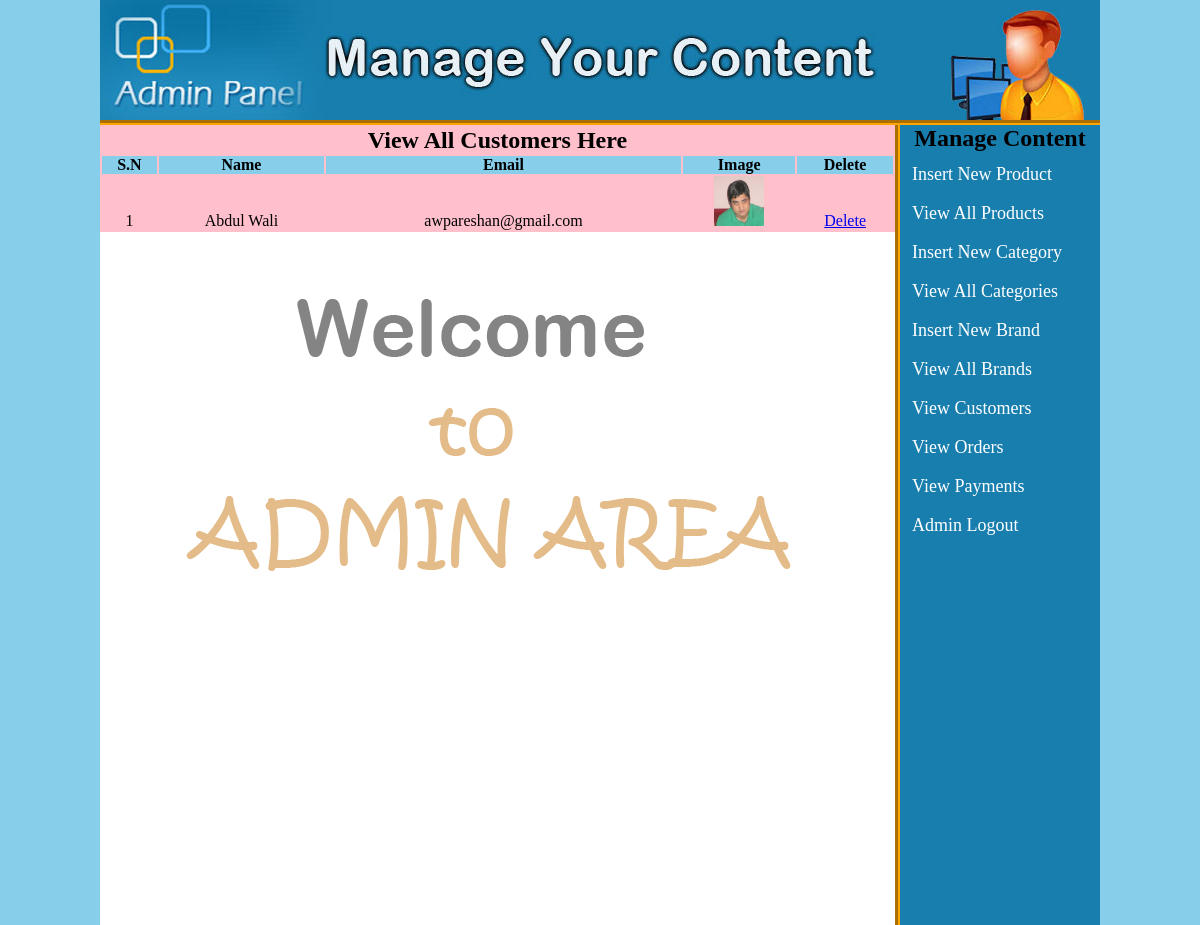
The app's page /admin_area/index.php?view_customers (signed in), older data.
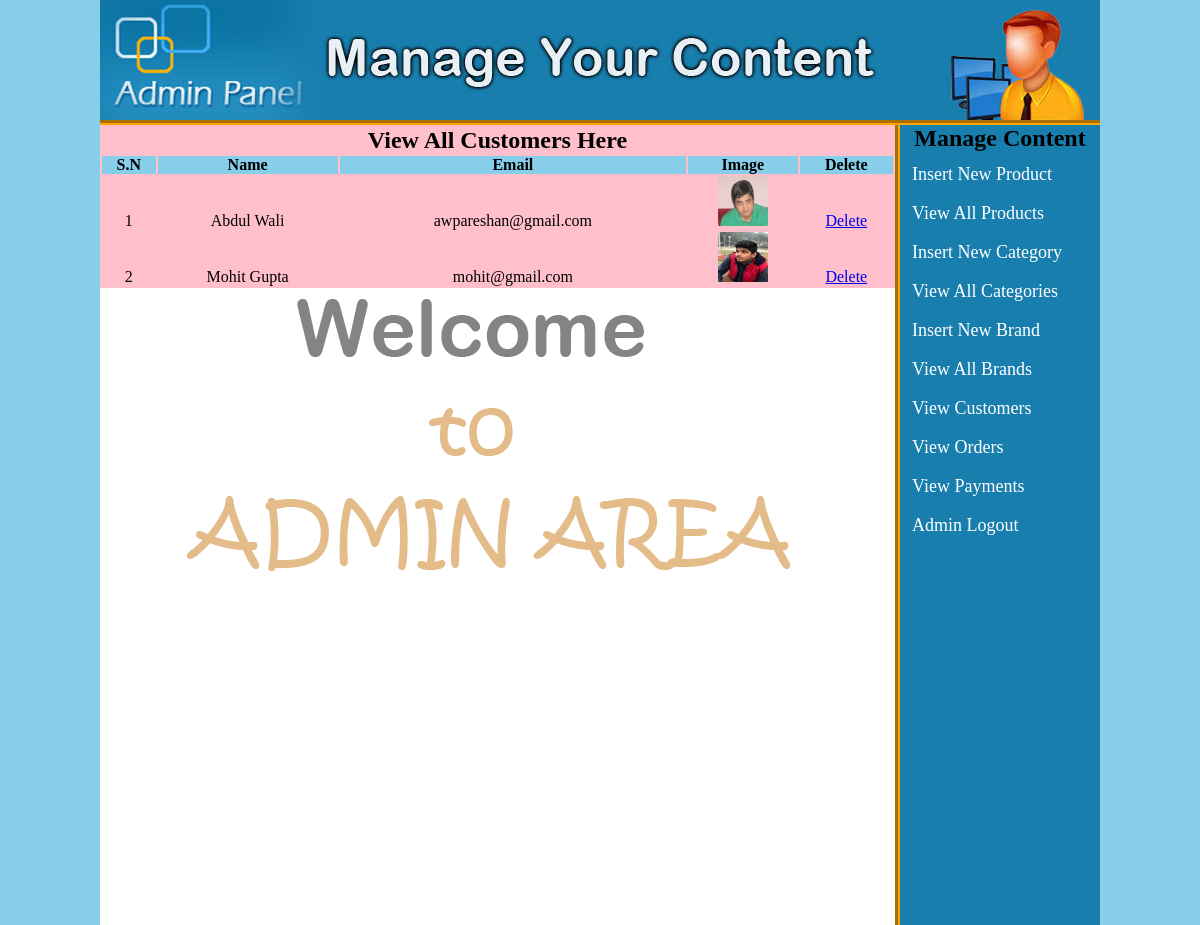
The same page, newer data.
### tables this page shows
CREATE TABLE `customers` (
  `customer_id` int(10) NOT NULL,
  `customer_ip` varchar(255) NOT NULL,
  `customer_name` text NOT NULL,
  `customer_email` varchar(100) NOT NULL,
  `customer_pass` varchar(100) NOT NULL,
  `customer_country` text NOT NULL,
  `customer_city` text NOT NULL,
  `customer_contact` varchar(255) NOT NULL,
  `customer_address` text NOT NULL,
  `customer_image` text NOT NULL,
  `customer_secret` varchar(255) NOT NULL
);

### admin_area/view_customers.php (the view)
<?php
if(!isset($_SESSION['user_email'])){
	echo "<script>window.open('login.php?not_admin=You are not an Admin!','_self')</script>";
}
else {
?>
<table width="795" align="center" bgcolor="pink">
	<tr align="center">
		<td colspan="6"><h2>View All Customers Here</h2></td>
	</tr>
	<tr align="center" bgcolor="skyblue">
		<th>S.N</th>
		<th>Name</th>
		<th>Email</th>
		<th>Image</th>
		<th>Delete</th>
	</tr>
	<?php
	include("includes/db.php");
	$get_c = "select * from customers";
	$run_c = mysqli_query($con, $get_c);
	$i = 0;
	while ($row_c=mysqli_fetch_array($run_c)){
		$c_id = $row_c['customer_id'];
		$c_name = $row_c['customer_name'];
		$c_email = $row_c['customer_email'];
		$c_image = $row_c['customer_image'];
		$i++;
	?>
	<tr align="center">
		<td><?php echo $i;?></td>
		<td><?php echo $c_name;?></td>
		<td><?php echo $c_email;?></td>
		<td><img src="../customer/customer_images/<?php echo $c_image;?>" width="50" height="50"/></td>
		<td><a href="delete_c.php?delete_c=<?php echo $c_id;?>">Delete</a></td>
	</tr>
	<?php } ?>
</table>
<?php } ?>

### admin_area/index.php (shortened to what this page needs)
<?php
if(!isset($_SESSION['user_email'])){
	echo "<script>window.open('login.php?not_admin=You are not an Admin!','_self')</script>";
}
else {
?>
<!DOCTYPE>
<html>
	<head>
	<link rel="stylesheet" href="styles/style.css" media="all" />
	</head>
<body>
	<div class="main_wrapper">
		<div id="header"></div>
		<div id="right">
		<h2 style="text-align:center;">Manage Content</h2>
			<a href="index.php?insert_product">Insert New Product</a>
			<a href="index.php?view_products">View All Products</a>
			<a href="index.php?insert_cat">Insert New Category</a>
			<a href="index.php?view_cats">View All Categories</a>
			<a href="index.php?insert_brand">Insert New Brand</a>
			<a href="index.php?view_brands">View All Brands</a>
			<a href="index.php?view_customers">View Customers</a>
			<a href="index.php?view_orders">View Orders</a>
			<a href="index.php?view_payments">View Payments</a>
			<a href="logout.php">Admin Logout</a>
		</div>
		<div id="left">
		<?php
		if(isset($_GET['view_customers'])){
		include("view_customers.php");
		}
		?>
		</div>
	</div>
</body>
</html>
<?php } ?>

### admin_area/styles/style.css (style rules this page uses)
html, body, div, span, applet, object, iframe, h1, h2, h3, h4, h5, h6, p, blockquote, pre, a, abbr, acronym, address, big, cite, code, del, dfn, em, img, ins, kbd, q, s, samp, small, strike, strong, sub, sup, tt, var, b, u, i, center, dl, dt, dd, ol, ul, li, fieldset, form, label, legend, table, caption, tbody, tfoot, thead, tr, th, td, article, aside, canvas, details, embed, figure, figcaption, footer, header, hgroup, menu, nav, output, ruby, section, summary, time, mark, audio, video { margin: 0; padding: 0; border: 0; vertical-align: baseline; }
body { background:skyblue; }
.main_wrapper { width:1000px; height:auto; margin:auto; }
#header { width:1000px; height:120px; background-image:url(../images/bg-header.jpg); border-bottom:5px groove orange; }
#left { width:795px; height:800px; background-image:url(../images/bg-body.gif); float:left; }
#right { width:200px; height:800px; float:right; border-left:5px groove orange; background:#187eae; }
#right a { text-decoration:none; color:white; text-align:left; font-size:18px; font-family:Palatino; padding:6px; margin:6px; display:block; }

Row changes from the older to the newer data that the page shows:
added customers: customer_name "Mohit Gupta", customer_email "mohit@gmail.com", customer_image (picture)
